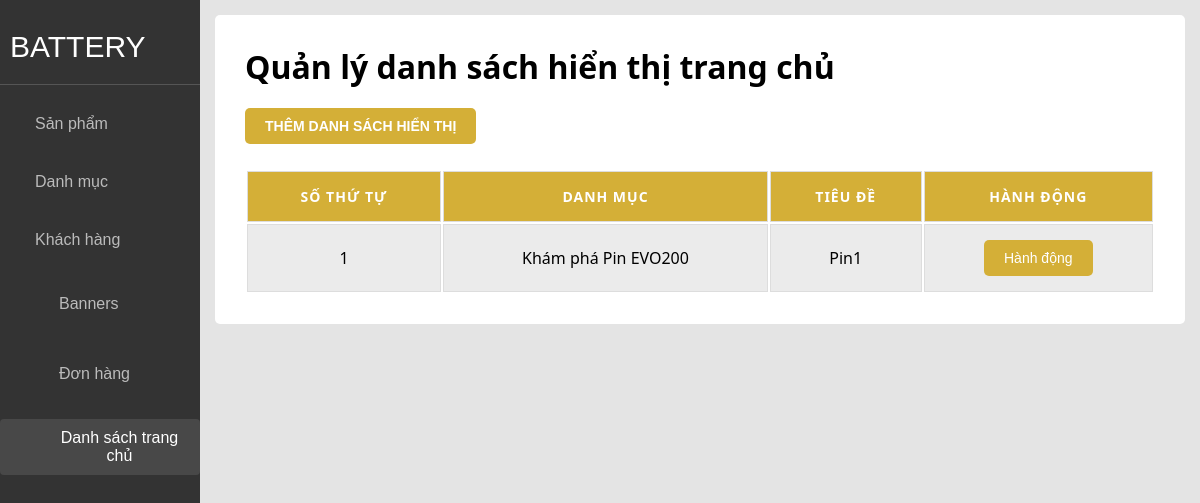
The page /N2pQo6CoUp4GAZ_vR_BiNw/index.php?page=showHome on the database as committed earlier.
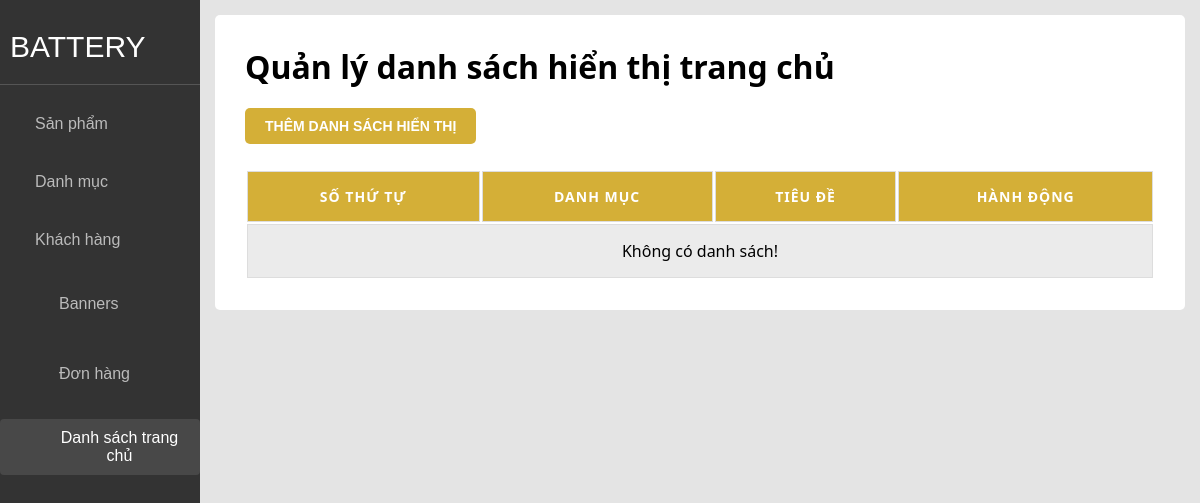
The same page on the database as committed later.
### tables this page shows
CREATE TABLE `showhome` (
  `id` int(11) NOT NULL,
  `stt` int(11) NOT NULL,
  `tieu_de` varchar(100) NOT NULL,
  `danh_muc_id` int(11) NOT NULL
);

CREATE TABLE `danh_muc` (
  `id` int(11) NOT NULL,
  `ten` varchar(255) NOT NULL
);

### app/models/showHomeModel.php (called while the page is built, shortened)
<?php
function getAllshowHome() {
    try {
        $conn = connection();
        $query = "SELECT * FROM showhome";
        $stmt = $conn->prepare($query);
        $stmt->execute();
        return $stmt->fetchAll(PDO::FETCH_ASSOC);
    } catch (PDOException $e) {
        return [];
    }
}

### app/models/CategoryModel.php (called while the page is built, shortened)
<?php
function getCategory($id) {
    $conn = connection();
    $stmt = $conn->prepare("SELECT * FROM danh_muc WHERE id = :id");
    $stmt->bindParam(':id', $id);
    $stmt->execute();
    return $stmt->fetch(PDO::FETCH_ASSOC);
}

### N2pQo6CoUp4GAZ_vR_BiNw/showHome.php (the view, shortened to what this page needs)
<div class="page">
  <h1>Quản lý danh sách hiển thị trang chủ</h1>
  <form class="add" method="POST" action="">
    <input class="addbtn" type="submit" name="Add" value="Thêm danh sách hiển thị">
  </form>
  <div class="showHome-container">
    <table>
      <tr class="title">
        <th>Số thứ tự</th>
        <th>Danh mục</th>
        <th>Tiêu đề</th>
        <th>Hành động</th>
      </tr>
      <?php
      $lists = getAllshowHome();
      if (!empty($lists)) {
        foreach ($lists as $list) {
          $category = getCategory($list['danh_muc_id']);
      ?>
      <tr>
        <td><?= htmlspecialchars($list['stt']) ?></td>
        <td><?= htmlspecialchars($list['tieu_de']) ?></td>
        <td><?= htmlspecialchars($category['ten']) ?></td>
        <td>
          <div class="dropdown">
            <button class="dropbtn">Hành động</button>
          </div>
        </td>
      </tr>
      <?php } } else {echo '<tr><td colspan="9">Không có danh sách!</td></tr>';} ?>
    </table>
  </div>
</div>

Rows that differ between the two databases and show on the page:
removed showhome: stt "1", tieu_de "Khám phá Pin EVO200", danh_muc.ten "Pin1"
Other text that changed with them:
text now shown: "Không có danh sách!"
